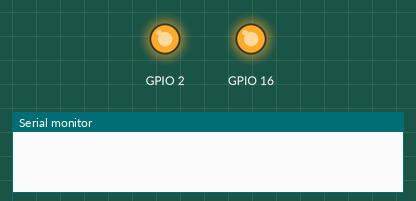
Bench run of a sketch on a simulated ESP8266 (NodeMCU). Shown: output pins drawn as LEDs (lit = HIGH), the last lines printed to the serial monitor. WiFi joins after 1.5 s; servers stay silent unless stated; pins used as bus, display or sensor lines are not drawn.

Above: at 0.1 s.
At 1.6 s:
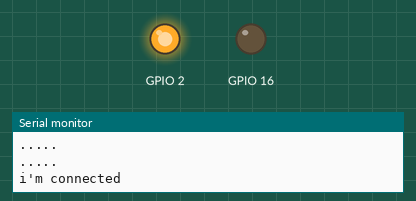
Timing chart, 0 to 3.1 s (numbered marks = the images above):
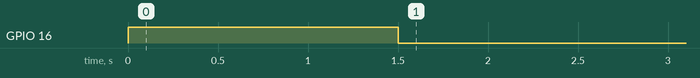

The sketch:

BounceDetector.ino
```cpp
#include <ESP8266WiFi.h>
#include <WiFiUDP.h>
#include <SPI.h>
#define CS_PIN 15
#define HIT 3
#define NOHIT 0

uint8_t hit = 3;
uint8_t sendbuffer[256];
uint8_t tester[5] = { 3,3,3,3,3 };
uint8_t tester2[127];
uint16_t geophone = 0;
//const char* ssid     = "MySpectrumWiFi60-2G";
//const char* password = "betterocean560";
const char* ssid     = "UHWireless";

//const char* ip = "192.168.1.15";
const char* ip = "172.25.146.248";
uint16_t state = NOHIT;
uint16_t current_time = 0;

//WiFiClient client;
WiFiUDP Client;

void setup() {
  pinMode(16, OUTPUT);
  pinMode(2, OUTPUT);
  digitalWrite(2, HIGH);
  digitalWrite(16, HIGH);
  Serial.begin(115200);


  //WiFi.begin(ssid, password);
  WiFi.begin(ssid);
  while (WiFi.status() != WL_CONNECTED) {
    delay(500);
    Serial.println(".....");
  }
  Serial.println("i'm connected");
  digitalWrite(16, LOW);
  delay(1000);

  /*
  const int httpPort = 55555;
  while(!client.connect(host, httpPort)) {
    Serial.println("connection failed");
    Serial.println(client.connect(host, httpPort));
  }
  */

  SPI.begin();
  SPI.setBitOrder(MSBFIRST);
  SPI.setDataMode(SPI_MODE0);
  SPI.setFrequency(10000); // 1 MHz -- remove line when running on Arduino UNO
  pinMode(CS_PIN, OUTPUT);
  digitalWrite(CS_PIN, HIGH);

  digitalWrite(16, LOW);
}

void loop() {


  /*
  Client.beginPacket(ip,6789);
  Client.write(3);
  Client.endPacket();
  delay(2);
  */

  /*
  for(uint8_t i = 0; i < 127; i++){
    geophone = adcRead(0);
    if(geophone > 700){
      //sendbuffer[i] = hit;
      tester2[i] = hit;
      digitalWrite(2, LOW);
    }else{
      //sendbuffer[i] = 0;
      tester2[i] = 0;
    }
  }
  */

  geophone = adcRead(0);
  if(geophone > 500){
      Client.beginPacket(ip,6789);
      Client.write(3);
      Client.endPacket();
      delay(2);
  }


  /*
  Client.beginPacket(ip,6789);
  Client.write(tester2, 127);
  //Client.write(tester, 5);
  Client.endPacket();
  yield();
  */


  /*
  geophone = adcRead(0);
  if(geophone > 620){
    udpsend(hit);
    digitalWrite(2, LOW);
  }
  */

  /*
  while(state == NOHIT){
    geophone = adcRead(0);
    digitalWrite(2, HIGH);
    yield();
    if(geophone > 700){
      digitalWrite(2, LOW);
      state = HIT;
      //current_time = millis();
    }
    //current_time = millis();
    yield();

  }
  current_time = millis();

  while(state == HIT){

    for(uint8_t i = 0; i< 20; i++){
      udpsend(hit);
    }


    udpsend(hit);
    //state = NOHIT;
    if(millis() > current_time + 700){
      state = NOHIT;
    }

    yield();
  }
  */


}

/*
void udpsend_buffer(uint8_t data[]){

  Client.beginPacket(ip, 6789);
  Client.write(data, 512);
  Client.endPacket();
  yield();

}
*/
void udpsend(uint8_t data){
  Client.beginPacket(ip,6789);
  Client.write(data);
  Client.endPacket();
  yield();
}


int adcRead(int channel) {
  digitalWrite(CS_PIN, LOW);
  SPI.transfer(0x01);
  uint8_t r1 = SPI.transfer((channel + 8) << 4);
  uint8_t r2 = SPI.transfer(0);
  pinMode(CS_PIN, OUTPUT);
  digitalWrite(CS_PIN, HIGH);
  return ((r1 & 3) << 8) + r2;
}
```
